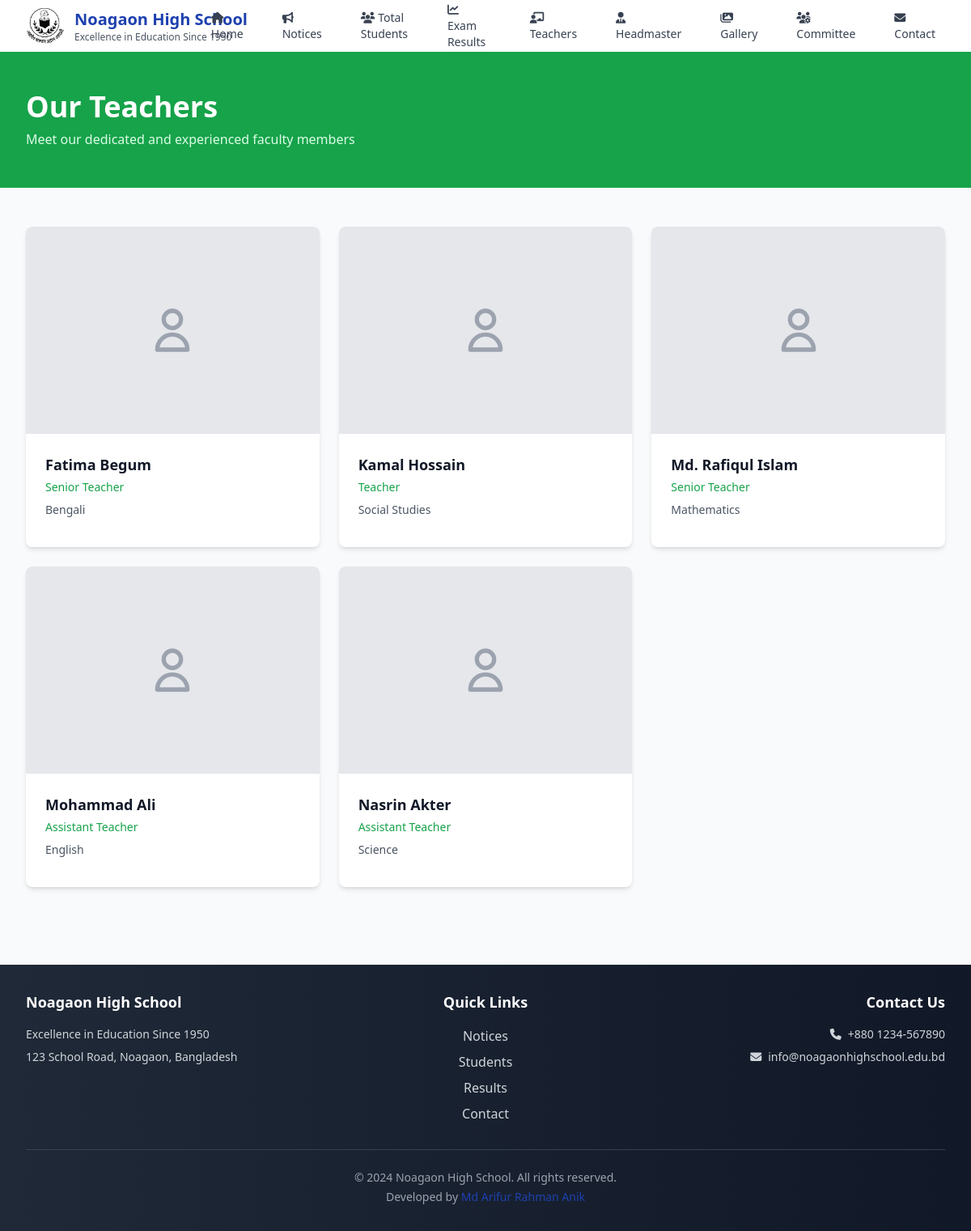
Screenshot of /teachers/ with the database file from the repository.
### main/models.py (models this page shows, shortened)
class SchoolInfo(models.Model):
    name = models.CharField(max_length=200, default="Noagaon High School")
    tagline = models.CharField(max_length=300, default="Excellence in Education Since 1950")
    logo = models.ImageField(upload_to='logo/', blank=True, null=True, help_text="School logo")
    address = models.TextField(blank=True)
    phone = models.CharField(max_length=50, blank=True)
    email = models.EmailField(blank=True)
    website = models.URLField(blank=True)
    established_year = models.PositiveIntegerField(default=1950)
    about = models.TextField(blank=True, help_text="About the school")
    is_active = models.BooleanField(default=True, help_text="Use this school info")
    class Meta:
        verbose_name = "School Information"
        verbose_name_plural = "School Information"
        ordering = ['-is_active']

class Teacher(models.Model):
    name = models.CharField(max_length=100)
    subject = models.CharField(max_length=100)
    designation = models.CharField(max_length=100)
    photo = models.ImageField(upload_to='teachers/', blank=True, null=True)
    contact_info = models.CharField(max_length=200, blank=True)
    bio = models.TextField(blank=True)
    class Meta:
        ordering = ['name']

### main/views.py (the view)
# urls.py: path('teachers/', views.teachers, name='teachers'),
def teachers(request):
    teachers_list = Teacher.objects.all()
    paginator = Paginator(teachers_list, 8)  # Show 8 teachers per page
    page_number = request.GET.get('page')
    page_obj = paginator.get_page(page_number)
    context = {
        'page_obj': page_obj,
    }
    return render(request, 'main/teachers.html', context)

### main/context_processors.py (called while the page is built)
def get_default_logo():
    logo_path = os.path.join(settings.MEDIA_ROOT, 'logo', 'Noagaon_logo.jpg')
    if os.path.exists(logo_path):
        return f"{settings.MEDIA_URL}logo/Noagaon_logo.jpg"
    return None

### templates/main/teachers.html (shortened to what this page needs)
{% extends 'base.html' %}
{% block content %}
<div class="bg-green-600 text-white">
    <div class="max-w-7xl mx-auto py-12 px-4 sm:px-6 lg:px-8">
        <h1 class="text-3xl md:text-4xl font-bold">Our Teachers</h1>
        <p class="mt-2 text-green-100">Meet our dedicated and experienced faculty members</p>
    </div>
</div>
<div class="py-12 bg-gray-50">
    <div class="max-w-7xl mx-auto px-4 sm:px-6 lg:px-8">
        {% if page_obj %}
            <div class="grid gap-6 md:grid-cols-2 lg:grid-cols-3 xl:grid-cols-4">
                {% for teacher in page_obj %}
                <div class="bg-white rounded-lg shadow-md overflow-hidden hover:shadow-lg transition-shadow">
                    <div class="aspect-w-3 aspect-h-4">
                        {% if teacher.photo %}
                            <img src="{{ teacher.photo.url }}" alt="{{ teacher.name }}"
                                 class="w-full h-64 object-cover">
                        {% else %}
                            <div class="w-full h-64 bg-gray-200 flex items-center justify-center">
                                <svg class="w-16 h-16 text-gray-400" fill="none" stroke="currentColor" viewBox="0 0 24 24">
                                    <path stroke-linecap="round" stroke-linejoin="round" stroke-width="2" d="M16 7a4 4 0 11-8 0 4 4 0 018 0zM12 14a7 7 0 00-7 7h14a7 7 0 00-7-7z"></path>
                                </svg>
                            </div>
                        {% endif %}
                    </div>
                    <div class="p-6">
                        <h3 class="text-lg font-semibold text-gray-900 mb-1">{{ teacher.name }}</h3>
                        <p class="text-sm text-green-600 font-medium mb-2">{{ teacher.designation }}</p>
                        <p class="text-sm text-gray-600 mb-3">{{ teacher.subject }}</p>
                    </div>
                </div>
                {% endfor %}
            </div>
        {% endif %}
    </div>
</div>
{% endblock %}

### templates/base.html (shortened to what this page needs)
<!DOCTYPE html>
<html lang="en">
<head>
    <script src="https://cdn.tailwindcss.com"></script>
    <link rel="stylesheet" href="https://cdnjs.cloudflare.com/ajax/libs/font-awesome/6.4.0/css/all.min.css">
</head>
<body class="bg-gray-50 min-h-screen">
    <nav class="bg-white shadow-lg">
        <div class="max-w-full mx-auto px-4 sm:px-6 lg:px-8">
            <div class="flex justify-between h-16">
                <div class="flex items-center">
                    <a href="{% url 'main:home' %}" class="flex items-center">
                        <div class="flex-shrink-0 flex items-center justify-between">
                            {% if school_logo %}
                                <img src="{{ school_logo }}" alt="{{ school_name }}" class="h-12 w-12 mr-3 rounded-full object-cover">
                            {% endif %}
                            <div>
                                <h1 class="text-xl font-bold text-primary">{{ school_name }}</h1>
                                <p class="text-xs text-gray-600 hidden sm:block">{{ school_tagline }}</p>
                            </div>
                        </div>
                    </a>
                </div>
                <div class="hidden lg:flex items-center space-x-6">
                    <a href="{% url 'main:home' %}" class="text-gray-700 hover:text-primary px-3 py-2 rounded-md text-sm font-medium transition-all duration-200 hover:bg-blue-50">
                        <i class="fas fa-home mr-1"></i>Home
                    </a>
                    <a href="{% url 'main:notices' %}" class="text-gray-700 hover:text-primary px-3 py-2 rounded-md text-sm font-medium transition-all duration-200 hover:bg-blue-50">
                        <i class="fas fa-bullhorn mr-1"></i>Notices
                    </a>
                    <a href="/students/" class="text-gray-700 hover:text-accent px-3 py-2 rounded-md text-sm font-medium transition-all duration-200 hover:bg-green-50">
                        <i class="fas fa-users mr-1"></i>Total Students
                    </a>
                    <a href="/exam-results/" class="text-gray-700 hover:text-warning px-3 py-2 rounded-md text-sm font-medium transition-all duration-200 hover:bg-orange-50">
                        <i class="fas fa-chart-line mr-1"></i>Exam Results
                    </a>
                    <a href="{% url 'main:teachers' %}" class="text-gray-700 hover:text-primary px-3 py-2 rounded-md text-sm font-medium transition-all duration-200 hover:bg-blue-50">
                        <i class="fas fa-chalkboard-teacher mr-1"></i>Teachers
                    </a>
                    <a href="{% url 'main:headmaster' %}" class="text-gray-700 hover:text-primary px-3 py-2 rounded-md text-sm font-medium transition-all duration-200 hover:bg-blue-50">
                        <i class="fas fa-user-tie mr-1"></i>Headmaster
                    </a>
                    <a href="{% url 'main:gallery' %}" class="text-gray-700 hover:text-primary px-3 py-2 rounded-md text-sm font-medium transition-all duration-200 hover:bg-blue-50">
                        <i class="fas fa-images mr-1"></i>Gallery
                    </a>
                    <a href="{% url 'main:committee' %}" class="text-gray-700 hover:text-primary px-3 py-2 rounded-md text-sm font-medium transition-all duration-200 hover:bg-blue-50">
                        <i class="fas fa-users-cog mr-1"></i>Committee
                    </a>
                    <a href="{% url 'main:contact' %}" class="text-gray-700 hover:text-primary px-3 py-2 rounded-md text-sm font-medium transition-all duration-200 hover:bg-blue-50">
                        <i class="fas fa-envelope mr-1"></i>Contact
                    </a>
                </div>
            </div>
        </div>
    </nav>
    <main class="flex-1">
        {% block content %}
        {% endblock %}
    </main>
    <footer class="bg-gradient-to-r from-gray-800 to-gray-900 text-white mt-12">
        <div class="max-w-7xl mx-auto px-4 sm:px-6 lg:px-8 py-8">
            <div class="grid grid-cols-1 md:grid-cols-3 gap-8">
                <div class="text-center md:text-left">
                    <h3 class="text-lg font-semibold mb-4">{{ school_name }}</h3>
                    <p class="text-gray-300 text-sm">{{ school_tagline }}</p>
                    {% if school_address %}
                        <p class="text-gray-300 text-sm mt-2">{{ school_address }}</p>
                    {% endif %}
                </div>
                <div class="text-center">
                    <h3 class="text-lg font-semibold mb-4">Quick Links</h3>
                    <div class="space-y-2">
                        <a href="{% url 'main:notices' %}" class="block text-gray-300 hover:text-white transition-colors">Notices</a>
                        <a href="/students/" class="block text-gray-300 hover:text-white transition-colors">Students</a>
                        <a href="/exam-results/" class="block text-gray-300 hover:text-white transition-colors">Results</a>
                        <a href="{% url 'main:contact' %}" class="block text-gray-300 hover:text-white transition-colors">Contact</a>
                    </div>
                </div>
                <div class="text-center md:text-right">
                    <h3 class="text-lg font-semibold mb-4">Contact Us</h3>
                    {% if school_phone %}
                        <p class="text-gray-300 text-sm"><i class="fas fa-phone mr-2"></i>{{ school_phone }}</p>
                    {% endif %}
                    {% if school_email %}
                        <p class="text-gray-300 text-sm mt-2"><i class="fas fa-envelope mr-2"></i>{{ school_email }}</p>
                    {% endif %}
                </div>
            </div>
            <div class="border-t border-gray-700 mt-8 pt-6 text-center">
                <p class="text-gray-400 text-sm">© 2024 {{ school_name }}. All rights reserved.</p>
                <p class="text-gray-400 text-sm mt-1">Developed by <span class="text-primary font-medium">Md Arifur Rahman Anik</span></p>
            </div>
        </div>
    </footer>
</body>
</html>

### rows the page displays
SchoolInfo: name "Noagaon High School", tagline "Excellence in Education Since 1950", address "123 School Road, Noagaon, Bangladesh", phone "+880 1234-567890", email "info@noagaonhighschool.edu.bd"
Teacher: name "Fatima Begum", designation "Senior Teacher", subject "Bengali"
Teacher: name "Kamal Hossain", designation "Teacher", subject "Social Studies"
Teacher: name "Md. Rafiqul Islam", designation "Senior Teacher", subject "Mathematics"
Teacher: name "Mohammad Ali", designation "Assistant Teacher", subject "English"
Teacher: name "Nasrin Akter", designation "Assistant Teacher", subject "Science"
